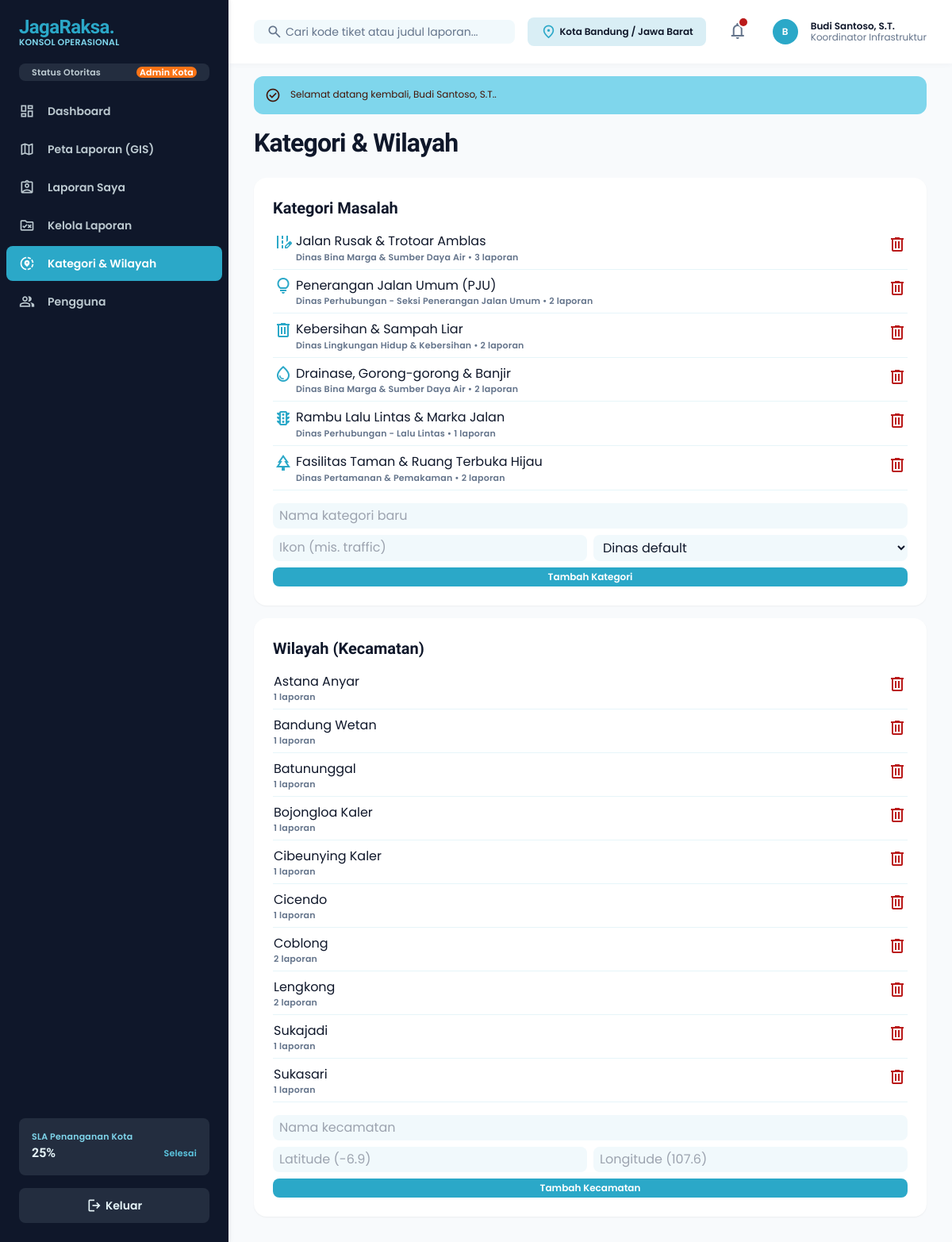
Page /kategori-wilayah.php (signed in) on the committed database.
### tables this page shows
CREATE TABLE users (
  id          BIGINT UNSIGNED NOT NULL AUTO_INCREMENT,
  name        VARCHAR(150) NOT NULL,
  username    VARCHAR(50)  NOT NULL,
  email       VARCHAR(190) NOT NULL,
  phone       VARCHAR(25)  NULL,
  password    VARCHAR(255) NOT NULL,                  
  role        ENUM('admin','petugas','pelapor') NOT NULL DEFAULT 'pelapor',
  jabatan     VARCHAR(120) NULL,
  agency_id   INT UNSIGNED NULL,
  is_active   TINYINT(1)   NOT NULL DEFAULT 1,
  last_login  DATETIME     NULL,
  created_at  TIMESTAMP NOT NULL DEFAULT CURRENT_TIMESTAMP,
  PRIMARY KEY (id),
  UNIQUE KEY uq_users_username (username),
  UNIQUE KEY uq_users_email (email),
  KEY idx_users_role (role),
  CONSTRAINT fk_users_agency FOREIGN KEY (agency_id) REFERENCES agencies (id) ON DELETE SET NULL
);

CREATE TABLE categories (
  id          INT UNSIGNED NOT NULL AUTO_INCREMENT,
  slug        VARCHAR(80)  NOT NULL,
  name        VARCHAR(120) NOT NULL,
  icon        VARCHAR(50)  NOT NULL DEFAULT 'report',     
  agency_id   INT UNSIGNED NULL,                          
  description TEXT NULL,
  PRIMARY KEY (id),
  UNIQUE KEY uq_categories_slug (slug),
  CONSTRAINT fk_cat_agency FOREIGN KEY (agency_id) REFERENCES agencies (id) ON DELETE SET NULL
);

CREATE TABLE agencies (
  id          INT UNSIGNED NOT NULL AUTO_INCREMENT,
  code        VARCHAR(20)  NOT NULL,
  name        VARCHAR(150) NOT NULL,
  created_at  TIMESTAMP NOT NULL DEFAULT CURRENT_TIMESTAMP,
  PRIMARY KEY (id),
  UNIQUE KEY uq_agencies_code (code)
);

CREATE TABLE districts (
  id        INT UNSIGNED NOT NULL AUTO_INCREMENT,
  name      VARCHAR(100) NOT NULL,
  city      VARCHAR(100) NOT NULL DEFAULT 'Kota Bandung',
  latitude  DECIMAL(10,8) NULL,
  longitude DECIMAL(11,8) NULL,
  PRIMARY KEY (id)
);

### kategori-wilayah.php (the view, shortened to what this page needs)
<?php
require_once __DIR__ . '/config.php';
$user   = require_role('admin');
$active = 'kategori';
$cats = db()->query('SELECT c.*, a.name agency, (SELECT COUNT(*) FROM reports r WHERE r.category_id = c.id) n FROM categories c LEFT JOIN agencies a ON a.id = c.agency_id ORDER BY c.id')->fetchAll();
$dists = db()->query('SELECT d.*, (SELECT COUNT(*) FROM reports r WHERE r.district_id = d.id) n FROM districts d ORDER BY d.name')->fetchAll();
include __DIR__ . '/includes/app_top.php';
?>
<h1 class="font-headline-xl text-headline-xl tracking-tight mb-space-lg">Kategori &amp; Wilayah</h1>
<div class="grid grid-cols-1 xl:grid-cols-2 gap-gutter-sm">
  <div class="bg-surface-container-lowest rounded-xl shadow-sm p-space-lg">
    <h2 class="font-headline-md text-headline-md mb-space-sm">Kategori Masalah</h2>
    <table class="w-full text-left mb-space-md"><tbody>
      <?php foreach ($cats as $c): ?><tr class="border-b border-surface-container"><td class="py-2"><span class="material-symbols-outlined align-middle text-primary mr-1"><?= e($c['icon']) ?></span><?= e($c['name']) ?><div class="font-label-sm text-label-sm text-on-surface-variant ml-7"><?= e($c['agency'] ?? '-') ?> • <?= (int)$c['n'] ?> laporan</div></td>
        <td class="text-right"><form method="post" onsubmit="return confirm('Hapus kategori ini?')"><button class="text-error"><span class="material-symbols-outlined"></span></button></form></td></tr><?php endforeach; ?>
    </tbody></table>
    <form method="post" class="grid grid-cols-2 gap-space-sm"><?= csrf_field() ?><input type="hidden" name="do" value="cat_add">
      <input name="name" placeholder="Nama kategori baru" required class="<?= $f ?> col-span-2"/>
      <input name="icon" placeholder="Ikon (mis. traffic)" class="<?= $f ?>"/>
      <select name="agency_id" class="<?= $f ?>"><option value="">Dinas default</option><?php foreach (agencies() as $a): ?><option value="<?= $a['id'] ?>"><?= e($a['name']) ?></option><?php endforeach; ?></select>
      <button class="col-span-2 py-space-xs rounded bg-primary text-on-primary font-label-md text-label-md">Tambah Kategori</button></form>
  </div>
  <div class="bg-surface-container-lowest rounded-xl shadow-sm p-space-lg">
    <h2 class="font-headline-md text-headline-md mb-space-sm">Wilayah (Kecamatan)</h2>
    <table class="w-full text-left mb-space-md"><tbody>
      <?php foreach ($dists as $d): ?><tr class="border-b border-surface-container"><td class="py-2"><?= e($d['name']) ?><div class="font-label-sm text-label-sm text-on-surface-variant"><?= (int)$d['n'] ?> laporan</div></td>
        <td class="text-right"><form method="post" onsubmit="return confirm('Hapus kecamatan ini?')"><button class="text-error"><span class="material-symbols-outlined"></span></button></form></td></tr><?php endforeach; ?>
    </tbody></table>
    <form method="post" class="grid grid-cols-2 gap-space-sm"><?= csrf_field() ?><input type="hidden" name="do" value="dist_add">
      <input name="name" placeholder="Nama kecamatan" required class="<?= $f ?> col-span-2"/>
      <input name="lat" placeholder="Latitude (-6.9)" class="<?= $f ?>"/><input name="lng" placeholder="Longitude (107.6)" class="<?= $f ?>"/>
      <button class="col-span-2 py-space-xs rounded bg-primary text-on-primary font-label-md text-label-md">Tambah Kecamatan</button></form>
  </div>
</div>
<?php include __DIR__ . '/includes/app_bottom.php'; ?>

### includes/app_top.php (shortened to what this page needs)
<?php
require_once __DIR__ . '/../config.php';
$user = $user ?? require_login();
$menu = [
    ['dashboard',      'dashboard.php',        'dashboard',       'Dashboard',           ['admin','petugas','pelapor']],
    ['peta',           'peta.php',             'map',             'Peta Laporan (GIS)',  ['admin','petugas','pelapor']],
    ['laporan-saya',   'laporan-saya.php',     'assignment_ind',  'Laporan Saya',        ['admin','petugas','pelapor']],
    ['kelola',         'kelola-laporan.php',   'rule_folder',     'Kelola Laporan',      ['admin','petugas']],
    ['kategori',       'kategori-wilayah.php', 'share_location',  'Kategori & Wilayah',  ['admin']],
    ['pengguna',       'pengguna.php',         'group',           'Pengguna',            ['admin']],
];
$unread = (int)db()->query('SELECT COUNT(*) FROM notifications WHERE is_read = 0 AND user_id = ' . (int)$user['id'])->fetchColumn();
$sla = stats_overview();
$slaPct = $sla['total'] ? round(($sla['selesai'] / $sla['total']) * 100, 1) : 0;
$searchAction = is_staff($user) ? 'kelola-laporan.php' : 'laporan-saya.php';
include __DIR__ . '/head.php';
?>
<body class="bg-background font-body-md text-on-surface antialiased">
<aside id="sidebar" class="fixed left-0 top-0 h-full w-72 bg-inverse-surface text-inverse-on-surface z-[1200] flex flex-col justify-between shadow-[0_1px_8px_rgba(16,42,67,0.08)] -translate-x-full lg:translate-x-0 transition-transform">
  <div class="flex flex-col">
    <a href="index.php" class="h-20 px-space-lg flex items-center gap-space-md">
      <div class="flex flex-col">
        <span class="font-extrabold text-2xl text-primary tracking-tight leading-none" style="font-family:'Bricolage Grotesque',Poppins,sans-serif">JagaRaksa.</span>
        <span class="font-label-sm text-label-sm text-tertiary-fixed leading-none mt-space-2xs">KONSOL OPERASIONAL</span>
      </div>
    </a>
    <div class="px-space-lg mb-space-md">
      <div class="flex items-center justify-between px-space-md py-space-xs rounded bg-surface-variant/10">
        <span class="font-label-sm text-label-sm text-inverse-on-surface/80">Status Otoritas</span>
        <span class="font-label-sm text-label-sm px-space-xs rounded bg-tertiary-container text-on-tertiary-container"><?= e(role_label($user['role'])) ?></span>
      </div>
    </div>
    <nav class="flex flex-col gap-space-xs px-space-sm">
      <?php foreach ($menu as [$key, $href, $icon, $label, $roles]): if (!in_array($user['role'], $roles, true)) continue;
        $on = ($active ?? '') === $key; ?>
        <a href="<?= $href ?>" <?= $on ? 'aria-current="page"' : '' ?>
           class="flex items-center gap-space-md px-space-md py-space-sm rounded transition-colors <?= $on ? 'bg-primary-container text-on-primary-container font-bold' : 'text-inverse-on-surface/80 hover:bg-surface-variant/20 hover:text-inverse-on-surface' ?>">
          <span class="material-symbols-outlined text-xl"><?= $icon ?></span>
          <span class="font-label-lg text-label-lg"><?= e($label) ?></span>
        </a>
      <?php endforeach; ?>
    </nav>
  </div>
  <div class="p-space-lg flex flex-col gap-space-md">
    <div class="p-space-md rounded bg-surface-variant/10 text-inverse-on-surface/80 flex flex-col gap-space-2xs">
      <span class="font-label-sm text-label-sm text-tertiary-fixed">SLA Penanganan Kota</span>
      <div class="flex items-center justify-between">
        <span class="font-headline-sm text-headline-sm text-inverse-on-surface"><?= $slaPct ?>%</span>
        <span class="font-label-sm text-label-sm text-tertiary-fixed-dim">Selesai</span>
      </div>
    </div>
    <a href="logout.php" class="flex items-center justify-center gap-space-xs px-space-md py-space-sm rounded bg-surface-variant/10 hover:bg-surface-variant/25 transition-colors font-label-lg text-label-lg">
      <span class="material-symbols-outlined text-xl">logout</span> Keluar
    </a>
  </div>
</aside>
<div class="lg:pl-72">
  <header class="fixed top-0 left-0 lg:left-72 right-0 h-20 bg-surface-container-lowest/90 backdrop-blur-md shadow-[0_1px_8px_rgba(16,42,67,0.04)] z-[1100] flex items-center justify-between px-margin-mobile lg:px-gutter-lg gap-space-md">
    <form method="get" action="<?= $searchAction ?>" class="flex items-center gap-space-md flex-1 max-w-lg">
      <div class="relative w-full">
        <span class="material-symbols-outlined absolute left-space-md top-1/2 -translate-y-1/2 text-on-surface-variant text-xl">search</span>
        <input name="q" value="<?= e($_GET['q'] ?? '') ?>" class="w-full pl-10 pr-space-md py-space-xs rounded bg-surface-container-low text-on-surface placeholder:text-on-surface-variant focus:outline-none focus:ring-2 focus:ring-primary font-body-md text-body-md" placeholder="Cari kode tiket atau judul laporan..." type="text"/>
      </div>
    </form>
    <div class="flex items-center gap-space-lg">
      <div class="hidden md:flex items-center gap-space-xs px-space-md py-space-xs rounded bg-surface-container-high text-on-surface">
        <span class="material-symbols-outlined text-primary text-xl">location_on</span>
        <span class="font-label-md text-label-md">Kota Bandung / Jawa Barat</span>
      </div>
      <div class="relative">
        <button type="button" onclick="document.getElementById('notifBox').classList.toggle('hidden')" class="relative p-space-xs rounded hover:bg-surface-container text-on-surface-variant hover:text-on-surface transition-colors">
          <span class="material-symbols-outlined text-2xl">notifications</span>
          <?php if ($unread): ?><span class="absolute top-1 right-1 w-2.5 h-2.5 rounded-full bg-error ring-2 ring-surface-container-lowest"></span><?php endif; ?>
        </button>
      </div>
      <div class="flex items-center gap-space-md pl-space-xs">
        <?= user_avatar($user) ?>
        <div class="hidden sm:flex flex-col text-left">
          <span class="font-label-md text-label-md text-on-surface leading-none"><?= e($user['name']) ?></span>
          <span class="font-body-sm text-body-sm text-on-surface-variant leading-none mt-space-2xs"><?= e($user['jabatan'] ?: role_label($user['role'])) ?></span>
        </div>
      </div>
    </div>
  </header>
  <main class="relative pt-20 bg-background min-h-screen px-margin-mobile lg:px-gutter-lg py-space-xl">
    <div class="flex flex-col w-full pt-space-md">
    <?= flash_render() ?>

### config.php (shortened to what this page needs)
<?php
function db()
{
    static $pdo = null;
    if ($pdo === null) {
        try {
            $pdo = new PDO(
                'mysql:host=' . DB_HOST . ';port=' . DB_PORT . ';dbname=' . DB_NAME . ';charset=utf8mb4',
                DB_USER,
                DB_PASS,
                [
                    PDO::ATTR_ERRMODE            => PDO::ERRMODE_EXCEPTION,
                    PDO::ATTR_DEFAULT_FETCH_MODE => PDO::FETCH_ASSOC,
                    PDO::ATTR_EMULATE_PREPARES   => true,
                ]
            );
            $pdo->exec("SET time_zone = '+07:00'");
        } catch (PDOException $ex) {
            http_response_code(500);
            $msg = 'Koneksi database gagal. Pastikan MySQL berjalan, database.sql sudah diimpor, dan kredensial di config.php benar.';
            if (APP_DEBUG) {
                $msg .= "\n\nDetail: " . $ex->getMessage() . "\n\nBuka diagnosa.php untuk pemeriksaan lengkap.";
            }
            header('Content-Type: text/plain; charset=utf-8');
            exit($msg);
        }
    }
    return $pdo;
}
function e($v)
{
    return htmlspecialchars((string)$v, ENT_QUOTES | ENT_SUBSTITUTE, 'UTF-8');
}
function flash_render()
{
    $f = $_SESSION['flash'];
    $ok  = $f['type'] === 'success';
    $cls = $ok ? 'bg-tertiary-fixed text-on-tertiary-fixed' : 'bg-error-container text-on-error-container';
    $ico = $ok ? 'check_circle' : 'error';
    return '<div class="flex items-start gap-3 p-3.5 rounded-lg mb-4 ' . $cls . '">'
        . '<span class="material-symbols-outlined text-[20px] shrink-0">' . $ico . '</span>'
        . '<p class="font-body-sm text-body-sm">' . e($f['msg']) . '</p></div>';
}
function current_user()
{
    static $loaded = false, $user = null;
    if (!$loaded) {
        if (!empty($_SESSION['uid'])) {
            $st = db()->prepare('SELECT u.*, a.name AS agency_name FROM users u
                                 LEFT JOIN agencies a ON a.id = u.agency_id
                                 WHERE u.id = ? AND u.is_active = 1');
            $st->execute([(int)$_SESSION['uid']]);
            $user = $st->fetch() ?: null;
        }
    }
    return $user;
}
function is_staff($u = null)
{
    $u = $u ?: current_user();
    return $u && in_array($u['role'], ['admin', 'petugas'], true);
}
function require_login()
{
    $u = current_user();
    return $u;
}
function require_role(...$roles)
{
    $u = require_login();
    return $u;
}
function role_label($role)
{
    $m = ['admin' => 'Admin Kota', 'petugas' => 'Petugas Lapangan', 'pelapor' => 'Warga Pelapor'];
    return $m[$role] ?? $role;
}
function user_avatar($u)
{
    $initial = mb_strtoupper(mb_substr($u['name'], 0, 1));
    return '<div class="w-8 h-8 rounded-full bg-primary-container text-on-primary-container flex items-center justify-center font-label-md text-label-md">'
        . e($initial) . '</div>';
}
function stats_overview($userId = null)
{
    $where = $userId ? 'WHERE user_id = ' . (int)$userId : '';
    $rows  = db()->query("SELECT status, COUNT(*) c FROM reports $where GROUP BY status")->fetchAll();
    $out   = ['total' => 0, 'pending' => 0, 'proses' => 0, 'selesai' => 0, 'ditolak' => 0];
    foreach ($rows as $r) {
        $out[$r['status']] = (int)$r['c'];
        $out['total']     += (int)$r['c'];
    }
    return $out;
}

### includes/head.php (style rules this page uses)
.material-symbols-outlined { font-variation-settings:'FILL' 0,'wght' 400,'GRAD' 0,'opsz' 24 }
body { font-family:Poppins,sans-serif }
html { scroll-behavior:smooth }

### rows in the picture
users: role "Admin Kota", name "B", name "Budi Santoso, S.T.", jabatan "Koordinator Infrastruktur"
categories: name "Jalan Rusak & Trotoar Amblas", agency.name "Dinas Bina Marga & Sumber Daya Air", n "3"
categories: name "Penerangan Jalan Umum (PJU)", agency.name "Dinas Perhubungan - Seksi Penerangan Jalan Umum", n "2"
categories: name "Kebersihan & Sampah Liar", agency.name "Dinas Lingkungan Hidup & Kebersihan", n "2"
categories: name "Drainase, Gorong-gorong & Banjir", agency.name "Dinas Bina Marga & Sumber Daya Air", n "2"
categories: name "Rambu Lalu Lintas & Marka Jalan", agency.name "Dinas Perhubungan - Lalu Lintas", n "1"
categories: name "Fasilitas Taman & Ruang Terbuka Hijau", agency.name "Dinas Pertamanan & Pemakaman", n "2"
districts: name "Astana Anyar", n "1"
districts: name "Bandung Wetan", n "1"
districts: name "Batununggal", n "1"
districts: name "Bojongloa Kaler", n "1"
districts: name "Cibeunying Kaler", n "1"
districts: name "Cicendo", n "1"
districts: name "Coblong", n "2"
districts: name "Lengkong", n "2"
districts: name "Sukajadi", n "1"
districts: name "Sukasari", n "1"

### other values in the picture
$label "Dashboard"
$label "Peta Laporan (GIS)"
$label "Laporan Saya"
$label "Kelola Laporan"
$label "Kategori & Wilayah"
$label "Pengguna"
$slaPct "25"
$f['msg'] "Selamat datang kembali, Budi Santoso, S.T.."
